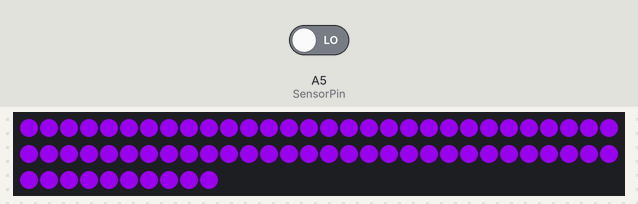
A sketch run on a simulated Arduino Uno, built with avr-gcc and run on an emulated ATmega328P. Shown: 70 RGB LEDs in strip order, left to right, continuing on the next row. The inputs (shaded band) are chosen by the test bench; at power-on: A5 (SensorPin) LOW.

Above: at 1.2 s.
1.3 s: A5 (SensorPin) driven HIGH
At 1.89 s:
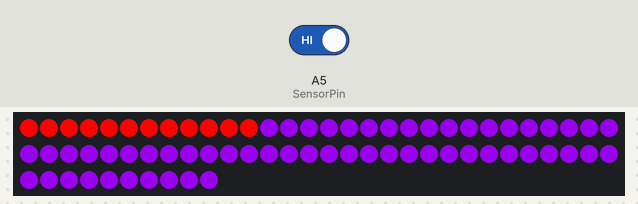
At 4.96 s:
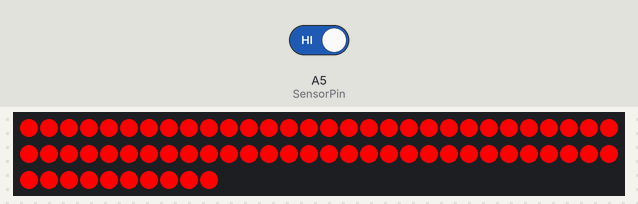

Measured:
- after the input at 1.3 s, the LEDs: first change at once (image 1 shows a later state)

The sketch:

Chandelier.ino
```cpp
#include <Adafruit_NeoPixel.h>

#define SensorPin A5
#define LE_PIN 4
#define LED_COUNT 70

// Declare our NeoPixel strip object:
Adafruit_NeoPixel strip(LED_COUNT, LE_PIN, NEO_GRB + NEO_KHZ800);

void setup() {
	// put your setup code here to run once:
	pinMode(SensorPin, INPUT);
	pinMode(LE_PIN, OUTPUT);
	strip.begin();
}

void loop() {
	//put your main code here, to run repeatedly:
	int sensorValue = digitalRead(SensorPin);
	if(sensorValue == HIGH){
		colorWipe(strip.Color(255,   0,   0)     , 50); // Red
		colorWipe(strip.Color(  0, 255,   0)     , 50); // Green
		colorWipe(strip.Color(  0,   0, 255)     , 50); // Blue
		colorWipe(strip.Color(  0,   0,   0, 255), 50); // True white (not RGB white)
	}
	else{
		strip.fill(strip.Color(128, 0, 200), 0, 70);
		strip.show();
	}

}
// Fill strip pixels one after another with a color. Strip is NOT cleared
// first; anything there will be covered pixel by pixel. Pass in color
// (as a single 'packed' 32-bit value, which you can get by calling
// strip.Color(red, green, blue) as shown in the loop() function above),
// and a delay time (in milliseconds) between pixels.
void colorWipe(uint32_t color, int wait) {
  for(int i=0; i<strip.numPixels(); i++) { // For each pixel in strip...
    strip.setPixelColor(i, color);         //  Set pixel's color (in RAM)
    strip.show();                          //  Update strip to match
    delay(wait);                           //  Pause for a moment
  }
}
```
